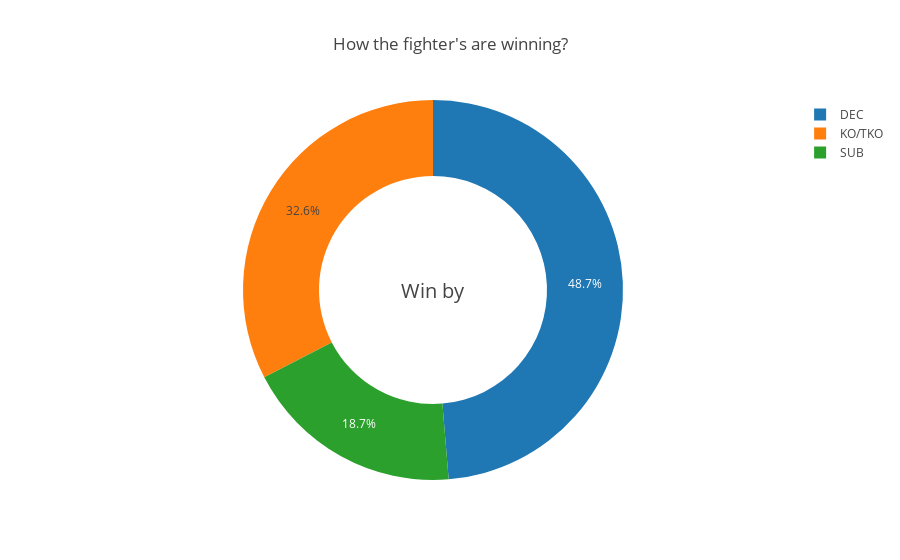

Here is the notebook cell this chart was saved with:
### Markdown cell above
Taller fighter has an advantage and, on average, wins. Of course, unless you are Rocky fighting Drago ;)

Now, let's talk about how the fighters are winning. The three most popular ways to win in an MMA fight are:

**1. DEC:**  Decision (Dec)  is a result of the fight or bout that does not end in a knockout in which the judges' scorecards are consulted to determine the winner; a majority of judges must agree on a result. A fight can either end in a win for an athlete, a draw, or a no decision.

**2. SUB: ** also referred to as a "tap out" or "tapping out" - is often performed by visibly tapping the floor or the opponent with the hand or in some cases with the foot, to signal the opponent and/or the referee of the submission

**3. KO/TKO:**  Knockout (KO) is when a fighter gets knocked out cold. (i.e.. From a standing to not standing position from receiving a strike.). Technical Knockout (TKO) is when a fighter is getting pummeled and is unable to defend him/herself further. The referee will step in and make a judgement call to end it and prevent the fighter from receiving any more unnecessary or permanent damage, and call it a TKO.

### Code cell
temp = df["winby"].value_counts()
fig = {
  "data": [
    {
      "values": temp.values,
      "labels": temp.index,
      "domain": {"x": [0, 1]},
      #"name": "Types of Loans",
      #"hoverinfo":"label+percent+name",
      "hole": .6,
      "type": "pie"
    },
    
    ],
  "layout": {
        "title":"How the fighter's are winning?",
        "annotations": [
            {
                "font": {
                    "size": 20
                },
                "showarrow": False,
                "text": "Win by",
                "x": 0.50,
                "y": 0.5
            }
            
        ]
    }
}
iplot(fig, filename='donut')

### Figure 1 — Plotly figure (JSON) as saved in the notebook; plotly's stock layout.template omitted (floating-point values rounded to 4 significant figures)
{"data": [{"domain": {"x": [0, 1]}, "hole": 0.6, "labels": ["DEC", "KO/TKO", "SUB"], "type": "pie", "values": [1111, 744, 427]}], "layout": {"annotations": [{"font": {"size": 20}, "showarrow": false, "text": "Win by", "x": 0.5, "y": 0.5}], "title": "How the fighter's are winning?"}}
